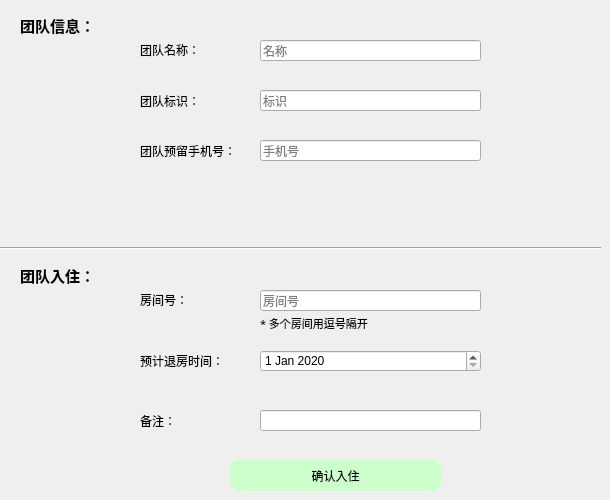
      <widget class="QWidget" name="page_7">
       <widget class="Line" name="line_5">
        <property name="geometry">
         <rect>
          <x>0</x>
          <y>240</y>
          <width>601</width>
          <height>16</height>
         </rect>
        </property>
        <property name="orientation">
         <enum>Qt::Horizontal</enum>
        </property>
       </widget>
       <widget class="QLabel" name="label_12">
        <property name="geometry">
         <rect>
          <x>140</x>
          <y>30</y>
          <width>101</width>
          <height>40</height>
         </rect>
        </property>
        <property name="styleSheet">
         <string notr="true">font: 9pt &quot;FontAwesome&quot;;</string>
        </property>
        <property name="text">
         <string>团队名称：</string>
        </property>
       </widget>
       <widget class="QLabel" name="label_4">
        <property name="geometry">
         <rect>
          <x>20</x>
          <y>260</y>
          <width>91</width>
          <height>31</height>
         </rect>
        </property>
        <property name="font">
         <font>
          <family>FontAwesome</family>
          <pointsize>11</pointsize>
          <weight>75</weight>
          <bold>true</bold>
         </font>
        </property>
        <property name="text">
         <string>团队入住：</string>
        </property>
       </widget>
       <widget class="QLabel" name="label_18">
        <property name="geometry">
         <rect>
          <x>140</x>
          <y>130</y>
          <width>121</width>
          <height>41</height>
         </rect>
        </property>
        <property name="styleSheet">
         <string notr="true">font: 9pt &quot;FontAwesome&quot;;</string>
        </property>
        <property name="text">
         <string>团队预留手机号：</string>
        </property>
       </widget>
       <widget class="QLineEdit" name="tphone">
        <property name="geometry">
         <rect>
          <x>260</x>
          <y>140</y>
          <width>221</width>
          <height>21</height>
         </rect>
        </property>
        <property name="placeholderText">
         <string>手机号</string>
        </property>
       </widget>
       <widget class="QLabel" name="label_19">
        <property name="geometry">
         <rect>
          <x>140</x>
          <y>280</y>
          <width>101</width>
          <height>40</height>
         </rect>
        </property>
        <property name="styleSheet">
         <string notr="true">font: 9pt &quot;FontAwesome&quot;;</string>
        </property>
        <property name="text">
         <string>房间号：</string>
        </property>
       </widget>
       <widget class="QLineEdit" name="tremark">
        <property name="geometry">
         <rect>
          <x>260</x>
          <y>410</y>
          <width>221</width>
          <height>21</height>
         </rect>
        </property>
        <property name="text">
         <string/>
        </property>
        <property name="placeholderText">
         <string/>
        </property>
       </widget>
       <widget class="QLabel" name="label_5">
        <property name="geometry">
         <rect>
          <x>20</x>
          <y>10</y>
          <width>91</width>
          <height>31</height>
         </rect>
        </property>
        <property name="font">
         <font>
          <family>FontAwesome</family>
          <pointsize>11</pointsize>
          <weight>75</weight>
          <bold>true</bold>
         </font>
        </property>
        <property name="text">
         <string>团队信息：</string>
        </property>
       </widget>
       <widget class="QLineEdit" name="tname">
        <property name="geometry">
         <rect>
          <x>260</x>
          <y>40</y>
          <width>221</width>
          <height>21</height>
         </rect>
        </property>
        <property name="placeholderText">
         <string>名称</string>
        </property>
       </widget>
       <widget class="QLabel" name="label_21">
        <property name="geometry">
         <rect>
          <x>140</x>
          <y>80</y>
          <width>101</width>
          <height>41</height>
         </rect>
        </property>
        <property name="styleSheet">
         <string notr="true">font: 9pt &quot;FontAwesome&quot;;</string>
        </property>
        <property name="text">
         <string>团队标识：</string>
        </property>
       </widget>
       <widget class="QDateEdit" name="tendtime">
        <property name="geometry">
         <rect>
          <x>260</x>
          <y>350</y>
          <width>221</width>
          <height>22</height>
         </rect>
        </property>
        <property name="dateTime">
         <datetime>
          <hour>0</hour>
          <minute>0</minute>
          <second>0</second>
          <year>2020</year>
          <month>1</month>
          <day>1</day>
         </datetime>
        </property>
       </widget>
       <widget class="QLabel" name="label_29">
        <property name="geometry">
         <rect>
          <x>140</x>
          <y>340</y>
          <width>101</width>
          <height>41</height>
         </rect>
        </property>
        <property name="styleSheet">
         <string notr="true">font: 9pt &quot;FontAwesome&quot;;</string>
        </property>
        <property name="text">
         <string>预计退房时间：</string>
        </property>
       </widget>
       <widget class="QLineEdit" name="tid">
        <property name="geometry">
         <rect>
          <x>260</x>
          <y>90</y>
          <width>221</width>
          <height>21</height>
         </rect>
        </property>
        <property name="placeholderText">
         <string>标识</string>
        </property>
       </widget>
       <widget class="QLineEdit" name="trid">
        <property name="geometry">
         <rect>
          <x>260</x>
          <y>290</y>
          <width>221</width>
          <height>21</height>
         </rect>
        </property>
        <property name="text">
         <string/>
        </property>
        <property name="placeholderText">
         <string>房间号</string>
        </property>
       </widget>
       <widget class="QPushButton" name="commitCheckinTeam">
        <property name="geometry">
         <rect>
          <x>230</x>
          <y>460</y>
          <width>211</width>
          <height>31</height>
         </rect>
        </property>
        <property name="styleSheet">
         <string notr="true">#commitCheckinTeam{background:#CCFFCC;
border-radius:8px}
#commitCheckinTeam:hover
{
background:#CCFF99
}</string>
        </property>
        <property name="text">
         <string>确认入住</string>
        </property>
       </widget>
       <widget class="QLabel" name="label_30">
        <property name="geometry">
         <rect>
          <x>140</x>
          <y>400</y>
          <width>101</width>
          <height>41</height>
         </rect>
        </property>
        <property name="styleSheet">
         <string notr="true">font: 9pt &quot;FontAwesome&quot;;</string>
        </property>
        <property name="text">
         <string>备注：</string>
        </property>
       </widget>
       <widget class="QLabel" name="label_6">
        <property name="geometry">
         <rect>
          <x>260</x>
          <y>315</y>
          <width>211</width>
          <height>16</height>
         </rect>
        </property>
        <property name="font">
         <font>
          <family>新宋体</family>
          <pointsize>8</pointsize>
         </font>
        </property>
        <property name="text">
         <string>* 多个房间用逗号隔开</string>
        </property>
       </widget>
      </widget>
